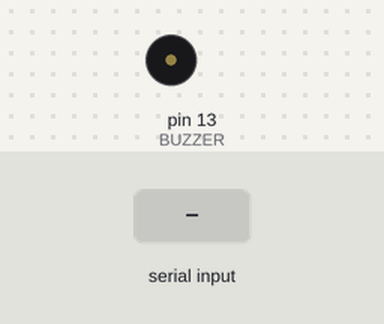
This sketch was run on a simulated Arduino Uno, built with avr-gcc and run on an emulated ATmega328P. Shown: buzzer (waves = sounding). The inputs (shaded band) are chosen by the test bench. What the sketch prints to the serial monitor is not drawn.

Above: at 1.2 s.
1.3 s: "k" received over Serial
At 1.55 s:
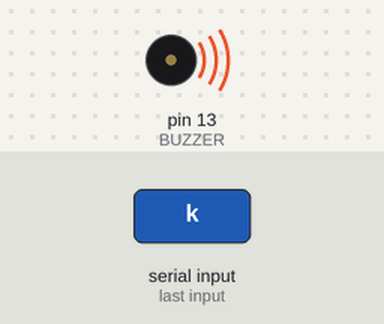
Timing chart, 0 to 4.3 s (numbered marks = the images above; inputs shaded):
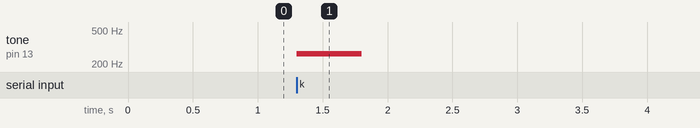

Measured:
- after the input at 1.3 s, tone on pin 13 (BUZZER): silent → 262 Hz at once, → silent 0.50 s later

The sketch:

buzzer.ino
```cpp
// 키보드 문자로 부저 제어
#define BUZZER 13                           // 13번 핀에 부저 연결

void setup() {
  pinMode(BUZZER, OUTPUT);                  // 출력 핀 설정
  Serial.begin(9600);
  Serial.println("Please type k, i, m");
}

void loop() {
  if (Serial.available()) {                 // 시리얼 통신 가능할 때
    char c = Serial.read();                 // 수신 데이터(문자)가 있을 때
    if (c == 'k') {
      tone(BUZZER, 262, 500);               // 부저 울림(주파수, 지속시간)
    } else if (c == 'i') {
      tone(BUZZER, 330, 500);
    } else if (c == 'm') {
      tone(BUZZER, 392, 500);
    }
  }
}
```
